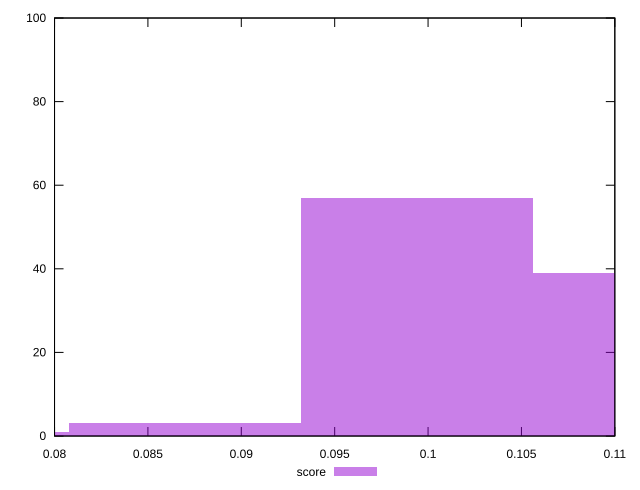

Write gnuplot code to recreate this figure.
reset

$score <<EOF
0.09940061937834285 57
0.11182569680063571 39
0.08697554195604999 3
0.07455046453375713 1
EOF

set key outside below
set boxwidth 0.012425077422292857
set xrange [0.08:0.11]
set yrange [0:100]
set trange [0:100]
set style fill transparent solid 0.5 noborder
set terminal svg size 640, 490 enhanced background rgb 'white'
set output "report_00018_2021-02-10T15-25-16.877Z/interactive/samples/pages+cached/score/histogram.svg"

plot $score title "score" with boxes

reset
